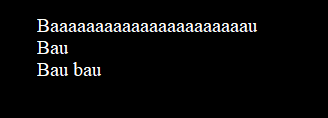
%> input picture MATLAB + Simulink/Year 2/SS Course/Laborator11/text2.png, 328 x 118 px
$ octave exemplu3_var1.m   (GNU Octave 9; MATLAB toolbox functions it lacks are replaced by stand-ins)
%> lines starting %> are read from the running program, lines starting %| are printed output that depends on the picture; in (x1, y1, x2, y2) boxes, pixels count from 0 and x2, y2 are one past the last pixel; in counts of white or black regions, pixels touching at a corner belong together; the program's own positions count from 1
bw = imread('text2.png');
%> bw is the input picture: size 118x328x3 uint8; mean R, G, B 8.8, 8.8, 8.9
bw_logical = logical(bw(:,:,1));
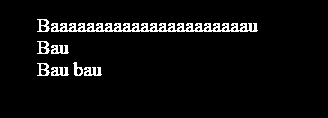
%> bw_logical: size 118x328 logical; 4.8% white in thin lines or dots, all inside (x1, y1, x2, y2) = (37, 19, 258, 76)
a = bw(45:55, 50:60);
a_logical = logical(a);
figure()
imshow(bw);
figure()
imshow(a);

C = real(ifft2(fft2(bw_logical) .* fft2(rot90(a_logical,2),118,328)));
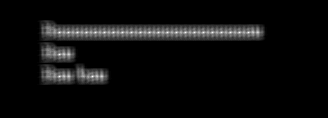
%> C: size 118x328 double; min -1.5e-14, max 54, mean 2.6; drawn with min black and max white
figure()
imshow(C,[]);

thresh = max(C(:)) * 90 / 100;
%> thresh = 48.6
D = (C > thresh);
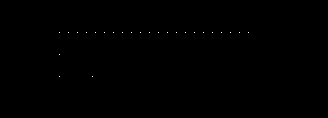
%> D: size 118x328 logical; 0.06% white in thin lines or dots, all inside (x1, y1, x2, y2) = (59, 32, 249, 77)

se = strel('disk',5);
E = imdilate(D,se);
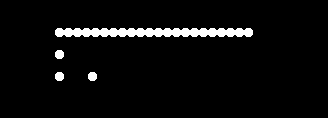
%> E: size 118x328 logical; 4.5% white; 4 white regions, box (x1, y1, x2, y2) and area: (55, 28, 253, 37) 1518, (55, 50, 64, 59) 69, (55, 72, 64, 81) 69, (88, 72, 97, 81) 69
figure()
imshow(E);
